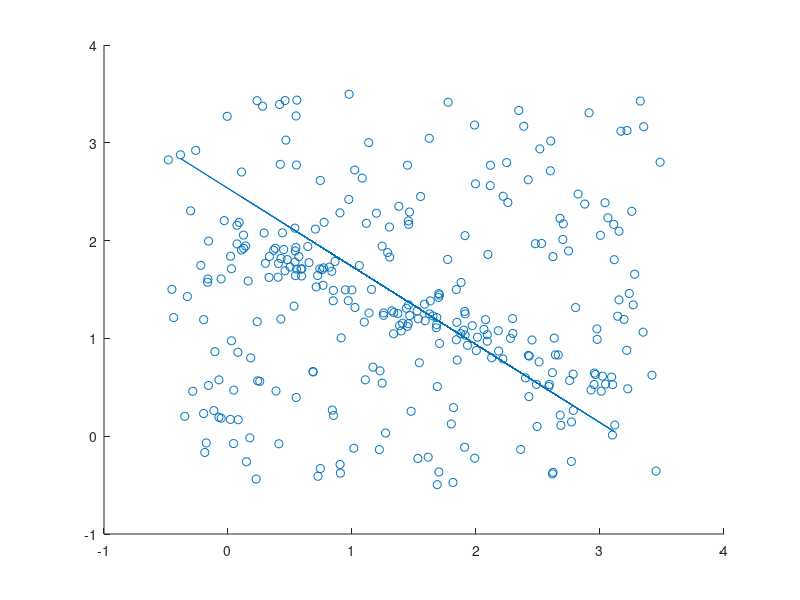

Source code (MATLAB): (Note: this script raises an error after producing the figure.)
function[] = hw7()
close all;
fid  = fopen('line_data_2.txt');
line = fgetl(fid);

x=[];y=[];
while ischar(line)
   line = strtrim(line);
   values = strsplit(line);
   x=[x;str2double(values{1})];
   y=[y;str2double(values{2})];
   line = fgetl(fid);
end
fclose(fid);
scatter(x,y);
data=[x,y];
points = fit_line_ransac(data,2,100,0.3,75);
y_coords = points(:,2);
x_coords = points(:,1);
one = ones(size(x_coords,1),1);
A = [x_coords,y_coords,one];
[E,V]= eig(A'*A);
vals = E(:,1);
a = vals(1);
b = vals(2);
c = vals(3);
y_est=[];
for i=1:size(x_coords,1)
   val = (-a*x_coords(i)-c)/b;
   y_est = [y_est;val];
end
hold on;
plot(x_coords,y_est);
diff=sqrt(sum((y_est-y_coords).^2));
partb();
partc();
end

%Fit set of points to a line using RANSAC - 
% data - set of points
% n - sample size
function[inliers] = fit_line_ransac(data,n,k,threshold,d)
sample = zeros(n,2);
indices = zeros(n,1);
points = data;
close_points = [];

index = randi([1 size(data,1)]);
sample(1:2,:) = data(1:2,:);
indices(1:2) = 1:2;
   
for i=1:k
    
    [m,c] = fitLine(sample);
    for j=1:size(data,1);
        if ismember(j,indices)==0
            point = data(j,:);
            distance = findDistance(m,c,point);
            if distance <=threshold
               close_points = [close_points;point];              
            end
        end
    end 
    if size(close_points,1) >=d
        data = [];
        data = close_points;
        inliers = close_points;
        close_points=[];
        indices=[];
        
        indices = zeros(size(data,1),1);
    else
        data = points;
        close_points = [];
        indices = zeros(size(data,1),1);
    end
    for j=1:n
           index = randi([1 size(data,1)]);
           sample(j,:) = data(index,:);
           indices(j) = index;
    end
    for j=1:n
           index = randi([1 size(data,1)]);
           sample(j,:) = data(index,:);
           indices(j) = index;
    end
end


end


function[m,b] = fitLine(sample)
point1 = sample(1,:);
point2 = sample(2,:);

m = (point2(2)-point1(2))/(point2(1)-point1(1));
b = point1(2) - m*point1(1);
end

function[distance] = findDistance(m,c,point)
 x = point(1);
 y = point(2);
 distance = abs((m*x-y+c))/(sqrt(m.^2+1));
end